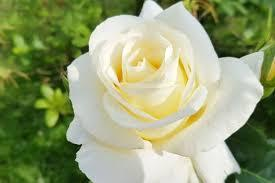
#> input picture white.jpg, 275 x 183 px, found by its file name
$ python hw22.py
#> lines starting #> are read from the running program, lines starting #| are printed output that depends on the picture; long printed decimals are rounded
import cv2
import numpy as np
import matplotlib.pyplot as plt
from scipy.stats import skew


# Hàm tính Mean, Std, Skewness của các kênh màu BGR cho một ảnh


def calculate_color_moments(image):
    channels = cv2.split(image)
    moments = []

    for channel in channels:
        mean = np.mean(channel)
        std = np.std(channel)
        skewness = skew(channel.flatten())
        moments.append((mean, std, skewness))

    return moments


# Hàm tính Distance of Moments (DOM) giữa hai vector đặc trưng (Mean, Std, Skewness)


def dom_distance(features1, features2):
    dom = 0
    for i in range(len(features1)):
        for j in range(3):  # 3 moments: Mean, Std, Skewness
            dom += (features1[i][j] - features2[i][j]) ** 2
    return np.sqrt(dom)


# Hiển thị ảnh sử dụng matplotlib
def display_images(image_paths):
    fig, axes = plt.subplots(1, len(image_paths), figsize=(15, 5))
    for i, image_path in enumerate(image_paths):
        image = cv2.imread(image_path)
        image = cv2.cvtColor(image, cv2.COLOR_BGR2RGB)  # Chuyển sang định dạng RGB để hiển thị
        axes[i].imshow(image)
        axes[i].axis('off')
        axes[i].set_title(f"Image {i + 1}")
    plt.show()


# Hiển thị biểu đồ Mean Color Moments


def plot_color_moments(means, image_names):
    labels = ['Mean B', 'Mean G', 'Mean R']
    x = np.arange(len(image_names))  # các vị trí cho các ảnh

    fig, ax = plt.subplots(figsize=(10, 6))

    for i in range(3):  # Ba kênh màu B, G, R
        ax.bar(x + i * 0.2, [mean[i] for mean in means], width=0.2, label=labels[i])

    ax.set_xlabel('Images')
    ax.set_ylabel('Mean Color Moments')
    ax.set_title('Mean Color Moments for Each Image')
    ax.set_xticks(x + 0.2)
    ax.set_xticklabels(image_names)
    ax.legend()
    plt.show()


# Đường dẫn đến các hình ảnh (thay đường dẫn)
image_paths = ['C://DISK D/CCTCC/MachineLearning/white.jpg', 'C://DISK D/CCTCC/MachineLearning/pink.jpg', 'C://DISK D/CCTCC/MachineLearning/red.jpg']  # Thay đường dẫn tới hình ảnh

# Tính toán giá trị Color Moments cho từng ảnh
color_moments = []
image_names = []
for image_path in image_paths:
    image = cv2.imread(image_path)
#> image is the input picture: shape (183, 275, 3); mean B, G, R 115.6, 159.1, 148.3
    moments = calculate_color_moments(image)
#> the loop in calculate_color_moments, `for channel in channels:` made 3 passes
#> (mean, std, skewness) on passes 1 to 3: (115.6, 83.19, -0.00453), (159.1, 64.04, -0.396), (148.3, 77.2, -0.304)
#> after the loop in calculate_color_moments, `for channel in channels:`: moments = [(115.6, 83.19, -0.00453), (159.1, 64.04, -0.396), (148.3, 77.2, -0.304)]
    color_moments.append(moments)  # Lưu cả Mean, Std, Skewness cho mỗi kênh màu
    image_names.append(image_path.split('/')[-1])  # Lưu tên ảnh
    print(f"Color Moments for {image_path}: {moments}")
#| Color Moments for C://DISK D/CCTCC/MachineLearning/white.jpg: [(115.630, 83.193, -0.004529), (159.146, 64.044, -0.3956), (148.288, 77.197, -0.3041)]

# Tính khoảng cách DOM giữa từng cặp ảnh
distances = {}
for i in range(len(color_moments)):
    for j in range(i + 1, len(color_moments)):
        distance = dom_distance(color_moments[i], color_moments[j])
        distances[f'Image {i + 1} vs Image {j + 1}'] = distance
#> this loop made 3 passes
#> after the loop, distances = {'Image 1 vs Image 2': 81.49, 'Image 1 vs Image 3': 182.6, 'Image 2 vs Image 3': 111.7}

# In ra khoảng cách DOM giữa các cặp ảnh
print("\nKhoảng cách DOM giữa các ảnh:")
for pair, distance in distances.items():
    print(f"{pair}: {distance:.2f}")
#> this loop made 3 passes
#> (pair, distance) on passes 1 to 3: ('Image 1 vs Image 2', 81.49), ('Image 1 vs Image 3', 182.6), ('Image 2 vs Image 3', 111.7)
#| Image 1 vs Image 2: 81.49
#| Image 1 vs Image 3: 182.61
#| Image 2 vs Image 3: 111.71

# Hiển thị các ảnh
display_images(image_paths)
#> in display_images, `plt.show()`:
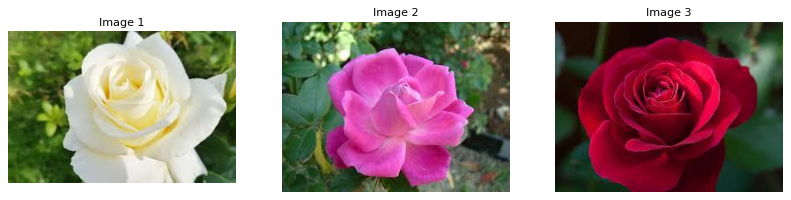
#> figure drawn by matplotlib, 3 panels

# Hiển thị biểu đồ cho Mean Color Moments
means_only = [moments[0] for moments in color_moments]  # Lấy giá trị Mean từ Color Moments
#> means_only = [(115.6, 83.19, -0.00453), (104.6, 62.96, 0.309), (33.54, 25.13, 1.48)]
plot_color_moments(means_only, image_names)
#> in plot_color_moments, `plt.show()`:
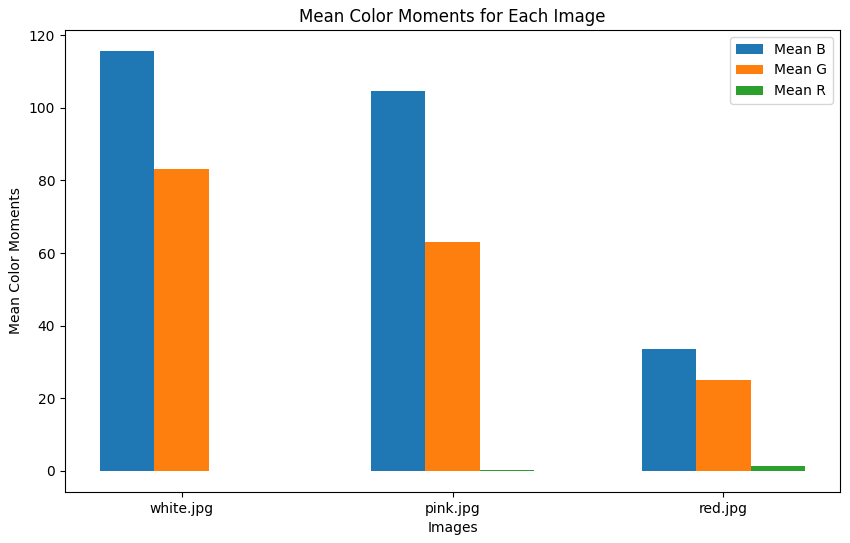
#> figure drawn by matplotlib, 1 panel; tallest bar 115.6 high, from x = -0.1 to 0.1; tallest bar 83.19 high, from x = 0.1 to 0.3; tallest bar 1.48 high, from x = 2.3 to 2.5

# Tìm ảnh có màu sắc tương đồng nhất (khoảng cách DOM nhỏ nhất)
most_similar_pair = min(distances, key=distances.get)
#> most_similar_pair = 'Image 1 vs Image 2'
print(f"\nẢnh có màu sắc tương đồng nhất: {most_similar_pair} với khoảng cách: {distances[most_similar_pair]:.2f}")
#| Ảnh có màu sắc tương đồng nhất: Image 1 vs Image 2 với khoảng cách: 81.49
